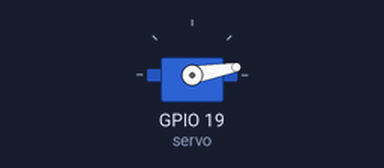
A sketch run on a simulated ESP32. Parts: servo.

Above: at 0.05 s.
At 1.9 s:
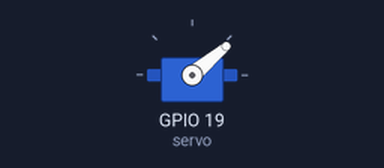
At 3.75 s:
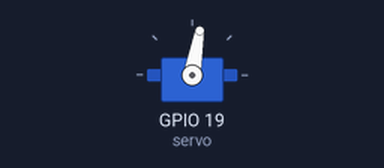
At 7.5 s:
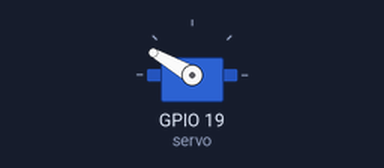
Timing chart, 0 to 9.8 s (numbered marks = the images above):
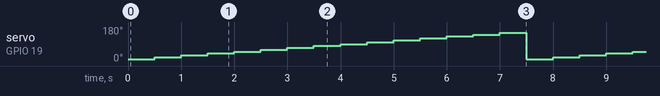

The sketch:

2-servo.ino
```cpp
#include <ESP32Servo.h>

Servo servo;

void setup() {

  servo.attach(19);

}

int a = 10;

void loop() {

  servo.write(a);
  delay(500);

  a += 10;

  if (a == 160)
    a = 10;


}
```

Measured:
- by itself, servo on GPIO 19 (servo): repeats every 7.5 s: 30° 0.50 s, 40° 0.50 s, 50° 0.50 s, 60° 0.50 s, 70° 0.50 s, 80° 0.50 s, 90° 0.50 s, 100° 0.50 s, 110° 0.50 s, 120° 0.50 s, 130° 0.50 s, 140° 0.50 s, 150° 0.50 s, 10° 0.50 s, 20° 0.50 s
